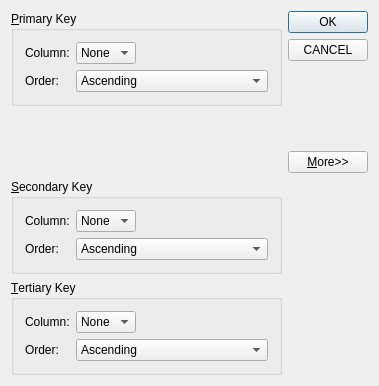
<?xml version="1.0" encoding="UTF-8"?>
<ui version="4.0">
 <class>SortdialogClass</class>
 <widget class="QDialog" name="SortdialogClass">
  <property name="geometry">
   <rect>
    <x>0</x>
    <y>0</y>
    <width>379</width>
    <height>386</height>
   </rect>
  </property>
  <property name="windowTitle">
   <string>Sortdialog</string>
  </property>
  <layout class="QGridLayout" name="gridLayout_4">
   <item row="0" column="0">
    <widget class="QGroupBox" name="primaryGroupBox">
     <property name="title">
      <string>&amp;Primary Key</string>
     </property>
     <layout class="QGridLayout" name="gridLayout">
      <item row="0" column="0">
       <widget class="QLabel" name="primaryColumnLabel">
        <property name="text">
         <string>Column:</string>
        </property>
       </widget>
      </item>
      <item row="0" column="1">
       <widget class="QComboBox" name="primaryColumnCombo">
        <item>
         <property name="text">
          <string>None</string>
         </property>
        </item>
       </widget>
      </item>
      <item row="0" column="2">
       <spacer name="horizontalSpacer">
        <property name="orientation">
         <enum>Qt::Horizontal</enum>
        </property>
        <property name="sizeHint" stdset="0">
         <size>
          <width>96</width>
          <height>20</height>
         </size>
        </property>
       </spacer>
      </item>
      <item row="1" column="0">
       <widget class="QLabel" name="primaryOrderLabel">
        <property name="text">
         <string>Order:</string>
        </property>
       </widget>
      </item>
      <item row="1" column="1" colspan="2">
       <widget class="QComboBox" name="primaryOrderCombo">
        <item>
         <property name="text">
          <string>Ascending</string>
         </property>
        </item>
        <item>
         <property name="text">
          <string>Descending</string>
         </property>
        </item>
       </widget>
      </item>
     </layout>
    </widget>
   </item>
   <item row="0" column="1" rowspan="2">
    <layout class="QVBoxLayout" name="verticalLayout">
     <item>
      <widget class="QPushButton" name="okButton">
       <property name="text">
        <string>OK</string>
       </property>
       <property name="autoDefault">
        <bool>false</bool>
       </property>
       <property name="default">
        <bool>true</bool>
       </property>
      </widget>
     </item>
     <item>
      <widget class="QPushButton" name="cancelButton">
       <property name="text">
        <string>CANCEL</string>
       </property>
      </widget>
     </item>
     <item>
      <spacer name="verticalSpacer">
       <property name="orientation">
        <enum>Qt::Vertical</enum>
       </property>
       <property name="sizeHint" stdset="0">
        <size>
         <width>20</width>
         <height>0</height>
        </size>
       </property>
      </spacer>
     </item>
     <item>
      <widget class="QPushButton" name="moreButton">
       <property name="text">
        <string>&amp;More&gt;&gt;</string>
       </property>
       <property name="checkable">
        <bool>true</bool>
       </property>
      </widget>
     </item>
    </layout>
   </item>
   <item row="1" column="0">
    <spacer name="verticalSpacer_2">
     <property name="orientation">
      <enum>Qt::Vertical</enum>
     </property>
     <property name="sizeHint" stdset="0">
      <size>
       <width>20</width>
       <height>74</height>
      </size>
     </property>
    </spacer>
   </item>
   <item row="2" column="0">
    <widget class="QGroupBox" name="secondaryGroupBox">
     <property name="title">
      <string>&amp;Secondary Key</string>
     </property>
     <layout class="QGridLayout" name="gridLayout_2">
      <item row="0" column="0">
       <widget class="QLabel" name="secondaryColumnLabel">
        <property name="text">
         <string>Column:</string>
        </property>
       </widget>
      </item>
      <item row="0" column="1">
       <widget class="QComboBox" name="secondaryColumnCombo">
        <item>
         <property name="text">
          <string>None</string>
         </property>
        </item>
       </widget>
      </item>
      <item row="0" column="2">
       <spacer name="horizontalSpacer_2">
        <property name="orientation">
         <enum>Qt::Horizontal</enum>
        </property>
        <property name="sizeHint" stdset="0">
         <size>
          <width>58</width>
          <height>20</height>
         </size>
        </property>
       </spacer>
      </item>
      <item row="1" column="0">
       <widget class="QLabel" name="secondaryOrderLabel">
        <property name="text">
         <string>Order:</string>
        </property>
       </widget>
      </item>
      <item row="1" column="1" colspan="2">
       <widget class="QComboBox" name="secondaryOrderCombo">
        <item>
         <property name="text">
          <string>Ascending</string>
         </property>
        </item>
        <item>
         <property name="text">
          <string>Descending</string>
         </property>
        </item>
       </widget>
      </item>
     </layout>
    </widget>
   </item>
   <item row="3" column="0">
    <widget class="QGroupBox" name="tertiaryGroupBox">
     <property name="title">
      <string>&amp;Tertiary Key</string>
     </property>
     <layout class="QGridLayout" name="gridLayout_3">
      <item row="0" column="0">
       <widget class="QLabel" name="tertiaryColumnLabel">
        <property name="text">
         <string>Column:</string>
        </property>
       </widget>
      </item>
      <item row="0" column="1">
       <widget class="QComboBox" name="tertiaryColumnCombo">
        <item>
         <property name="text">
          <string>None</string>
         </property>
        </item>
       </widget>
      </item>
      <item row="0" column="2">
       <spacer name="horizontalSpacer_3">
        <property name="orientation">
         <enum>Qt::Horizontal</enum>
        </property>
        <property name="sizeHint" stdset="0">
         <size>
          <width>58</width>
          <height>20</height>
         </size>
        </property>
       </spacer>
      </item>
      <item row="1" column="0">
       <widget class="QLabel" name="tertiaryOrderLabel">
        <property name="text">
         <string>Order:</string>
        </property>
       </widget>
      </item>
      <item row="1" column="1" colspan="2">
       <widget class="QComboBox" name="tertiaryOrderCombo">
        <item>
         <property name="text">
          <string>Ascending</string>
         </property>
        </item>
        <item>
         <property name="text">
          <string>Descending</string>
         </property>
        </item>
       </widget>
      </item>
     </layout>
    </widget>
   </item>
  </layout>
 </widget>
 <layoutdefault spacing="6" margin="11"/>
 <tabstops>
  <tabstop>primaryColumnCombo</tabstop>
  <tabstop>primaryOrderCombo</tabstop>
  <tabstop>secondaryColumnCombo</tabstop>
  <tabstop>secondaryOrderCombo</tabstop>
  <tabstop>tertiaryColumnCombo</tabstop>
  <tabstop>tertiaryOrderCombo</tabstop>
  <tabstop>okButton</tabstop>
  <tabstop>cancelButton</tabstop>
  <tabstop>moreButton</tabstop>
 </tabstops>
 <resources>
  <include location="sortdialog.qrc"/>
 </resources>
 <connections>
  <connection>
   <sender>okButton</sender>
   <signal>clicked()</signal>
   <receiver>SortdialogClass</receiver>
   <slot>accept()</slot>
   <hints>
    <hint type="sourcelabel">
     <x>331</x>
     <y>29</y>
    </hint>
    <hint type="destinationlabel">
     <x>158</x>
     <y>121</y>
    </hint>
   </hints>
  </connection>
  <connection>
   <sender>cancelButton</sender>
   <signal>clicked()</signal>
   <receiver>SortdialogClass</receiver>
   <slot>reject()</slot>
   <hints>
    <hint type="sourcelabel">
     <x>321</x>
     <y>68</y>
    </hint>
    <hint type="destinationlabel">
     <x>228</x>
     <y>135</y>
    </hint>
   </hints>
  </connection>
  <connection>
   <sender>moreButton</sender>
   <signal>toggled(bool)</signal>
   <receiver>secondaryGroupBox</receiver>
   <slot>setVisible(bool)</slot>
   <hints>
    <hint type="sourcelabel">
     <x>320</x>
     <y>167</y>
    </hint>
    <hint type="destinationlabel">
     <x>221</x>
     <y>226</y>
    </hint>
   </hints>
  </connection>
  <connection>
   <sender>moreButton</sender>
   <signal>toggled(bool)</signal>
   <receiver>tertiaryGroupBox</receiver>
   <slot>setVisible(bool)</slot>
   <hints>
    <hint type="sourcelabel">
     <x>341</x>
     <y>176</y>
    </hint>
    <hint type="destinationlabel">
     <x>224</x>
     <y>319</y>
    </hint>
   </hints>
  </connection>
  <connection>
   <sender>moreButton</sender>
   <signal>toggled(bool)</signal>
   <receiver>SortdialogClass</receiver>
   <slot>setMoreButtonText(bool)</slot>
   <hints>
    <hint type="sourcelabel">
     <x>357</x>
     <y>179</y>
    </hint>
    <hint type="destinationlabel">
     <x>363</x>
     <y>254</y>
    </hint>
   </hints>
  </connection>
 </connections>
 <slots>
  <slot>setMoreButtonText(bool)</slot>
 </slots>
</ui>
